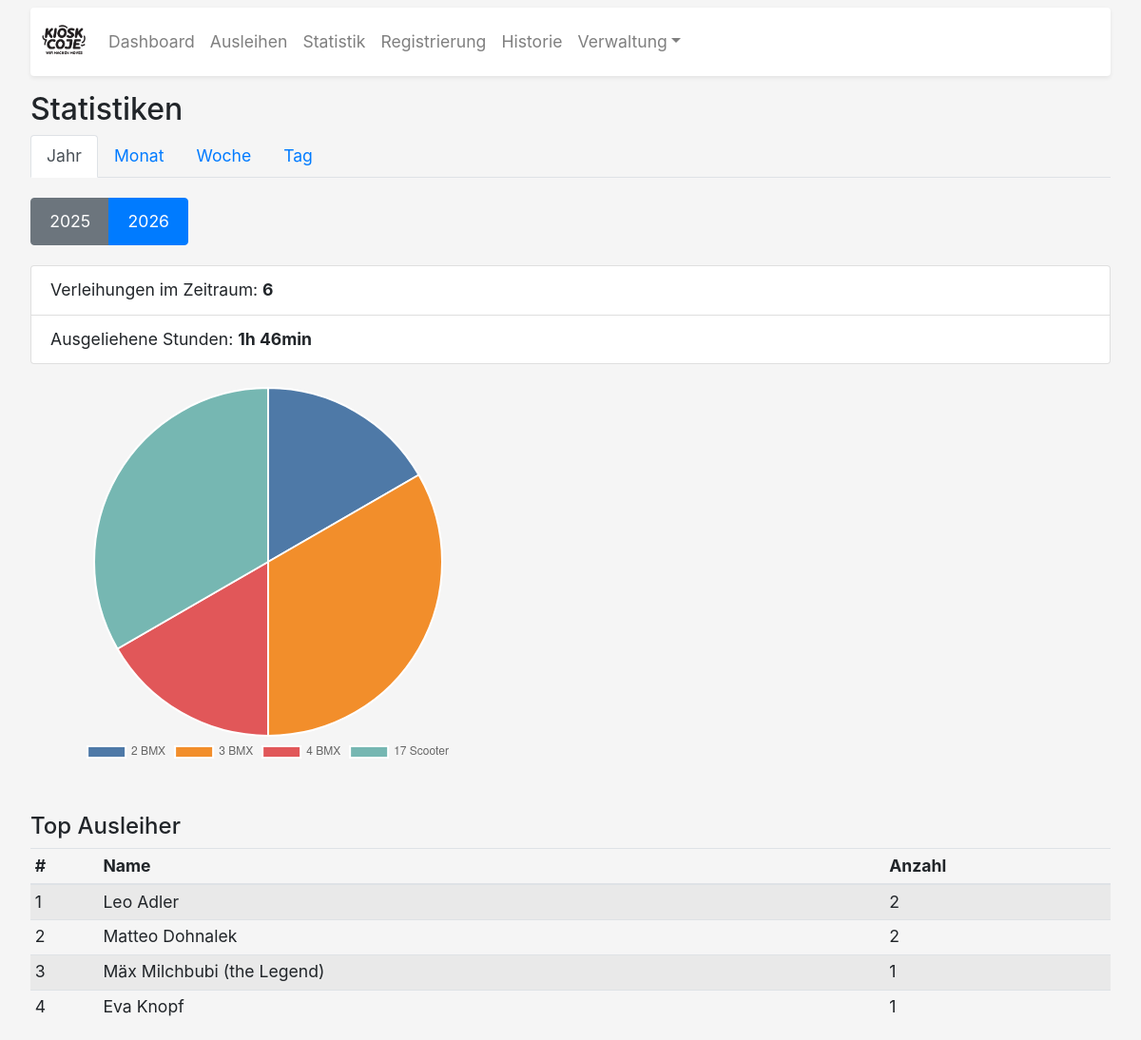
The page /statistik on the database its author committed.
### app.py (models this page shows, shortened)
class Ausleiher(db.Model):
    id = db.Column(db.Integer, primary_key=True)
    first_name = db.Column(db.String(50), nullable=False)
    last_name = db.Column(db.String(50), nullable=False)
    contact = db.Column(db.String(200))
    bemerkung = db.Column(db.Text, default='')
    date_of_birth = db.Column(db.Date, nullable=False)
    agb_accepted = db.Column(db.Boolean, nullable=False)
    liability_accepted = db.Column(db.Boolean, nullable=False)
    signature_data = db.Column(db.Text)
    vertragsdatum = db.Column(db.DateTime(timezone=True), default=lambda: datetime.now(BERLIN))

### app.py (the view)
@app.route('/statistik')
def statistik():
    granularity = request.args.get('granularity', 'year')
    year  = request.args.get('year',  datetime.now(BERLIN).year, type=int)
    month = request.args.get('month', None, type=int)
    week  = request.args.get('week',  None, type=int)
    day   = request.args.get('day',   None)
    if granularity == 'year':
        start = date(year, 1, 1)
        end   = date(year + 1, 1, 1)
    elif granularity == 'month' and month:
        start = date(year, month, 1)
        end   = date(year + 1, 1, 1) if month == 12 else date(year, month + 1, 1)
    elif granularity == 'week' and week:
        iso   = date.fromisocalendar(year, week, 1)
        start = iso
        end   = iso + timedelta(days=7)
    elif granularity == 'day' and day:
        start = datetime.strptime(day, "%Y-%m-%d").date()
        end   = start + timedelta(days=1)
    else:
        start = date(datetime.now(BERLIN).year, 1, 1)
        end   = date(datetime.now(BERLIN).year + 1, 1, 1)
    period_loans = Verleihung.query.filter(
        Verleihung.start_time >= start,
        Verleihung.start_time < end
    )
    total_verleihungen = period_loans.count()
    total_hours = (
        db.session.query(func.sum(Verleihung.actual_duration))
        .filter(
            Verleihung.actual_duration != None,
            Verleihung.start_time >= start,
            Verleihung.start_time < end
        ).scalar() or 0
    )
    data = (
        db.session.query(Objekt.name, func.count(Verleihung.id).label('count'))
        .join(Verleihung, Verleihung.objekt_id == Objekt.id)
        .filter(Verleihung.start_time >= start, Verleihung.start_time < end)
        .group_by(Objekt.id).all()
    )
    labels = [row.name for row in data]
    counts = [row.count for row in data]
    top_users = (
        db.session.query(
            Ausleiher.first_name, Ausleiher.last_name,
            func.count(Verleihung.id).label('loan_count')
        )
        .join(Verleihung, Verleihung.ausleiher_id == Ausleiher.id)
        .filter(Verleihung.start_time >= start, Verleihung.start_time < end)
        .group_by(Ausleiher.id)
        .order_by(func.count(Verleihung.id).desc())
        .limit(10).all()
    )
    years = [y[0] for y in db.session
             .query(func.strftime('%Y', Verleihung.start_time))
             .distinct().order_by(func.strftime('%Y', Verleihung.start_time))
             .all()]
    if not years:
        years = [str(datetime.now(BERLIN).year)]
    if granularity == 'month' and not month:
        month = datetime.now(BERLIN).month
    if granularity == 'week' and not week:
        week = datetime.now(BERLIN).isocalendar()[1]
    if granularity == 'day' and not day:
        day = datetime.now(BERLIN).strftime('%Y-%m-%d')
    return render_template('statistik.html',
                           granularity=granularity, year=year, month=month,
                           week=week, day=day,
                           total_verleihungen=total_verleihungen,
                           total_hours=round(total_hours, 2),
                           labels=labels, counts=counts,
                           top_users=top_users,
                           years=years)

### app.py (called while the page is built)
@app.template_filter('format_duration')
def format_duration_filter(value):
    try:
        decimal_hours = float(value)
    except (TypeError, ValueError):
        return value
    total_minutes = int(round(decimal_hours * 60))
    hours = total_minutes // 60
    minutes = total_minutes % 60
    return f"{hours}h {minutes}min"

@app.context_processor
def inject_now():
    return {'now': lambda: datetime.now(BERLIN)}

### templates/statistik.html (shortened to what this page needs)
{% extends "base.html" %}
{% block content %}
<div class="mt-3">
  <h2>Statistiken</h2>
  <ul class="nav nav-tabs mb-3">
    {% for g, label in [('year','Jahr'),('month','Monat'),('week','Woche'),('day','Tag')] %}
      <li class="nav-item">
        <a class="nav-link {% if granularity==g %}active{% endif %}"
           href="{{ url_for('statistik', granularity=g) }}">{{ label }}</a>
      </li>
    {% endfor %}
  </ul>
  <div class="mb-3">
    {% if granularity == 'year' %}
      <div class="btn-group flex-wrap">
        {% for y in years %}
          <a href="{{ url_for('statistik', granularity='year', year=y) }}"
             class="btn btn-{% if y|int == year %}primary{% else %}secondary{% endif %}">
            {{ y }}
          </a>
        {% endfor %}
      </div>
    {% else %}
      <form method="GET" action="{{ url_for('statistik') }}" class="form-inline">
        <input type="hidden" name="granularity" value="day">
        <input type="date" name="day" class="form-control mr-2" value="{{ day or '' }}">
        <button type="submit" class="btn btn-primary">Anzeigen</button>
      </form>
    {% endif %}
  </div>
  <ul class="list-group mb-4">
    <li class="list-group-item">
      Verleihungen im Zeitraum: <strong>{{ total_verleihungen }}</strong>
    </li>
    <li class="list-group-item">
      Ausgeliehene Stunden: <strong>{{ total_hours | format_duration }}</strong>
    </li>
  </ul>
  {% if labels %}
  <canvas id="pieChart"
          data-labels='{{ labels|tojson|safe }}'
          data-counts='{{ counts|tojson|safe }}'
          style="max-width:500px; max-height:400px;">
  </canvas>
  {% else %}
    <p class="text-muted">Keine Daten für diesen Zeitraum.</p>
  {% endif %}
  <h4 class="mt-5">Top Ausleiher</h4>
  {% if top_users %}
  <table class="table table-sm table-striped">
    <thead>
      <tr><th>#</th><th>Name</th><th>Anzahl</th></tr>
    </thead>
    <tbody>
      {% for u in top_users %}
      <tr>
        <td>{{ loop.index }}</td>
        <td>{{ u.first_name }} {{ u.last_name }}</td>
        <td>{{ u.loan_count }}</td>
      </tr>
      {% endfor %}
    </tbody>
  </table>
  {% else %}
    <p class="text-muted">Keine Daten für diesen Zeitraum.</p>
  {% endif %}
</div>
{% endblock %}
{% block scripts %}
<script>
  document.addEventListener('DOMContentLoaded', () => {
    const canvas = document.getElementById('pieChart');
    if (!canvas) return;
    const labels = JSON.parse(canvas.dataset.labels);
    const data   = JSON.parse(canvas.dataset.counts);
    if (!data.length) return;
    new Chart(canvas.getContext('2d'), {
      type: 'pie',
      data: {
        labels,
        datasets: [{ data, backgroundColor: [
          '#4e79a7','#f28e2b','#e15759','#76b7b2','#59a14f',
          '#edc948','#b07aa1','#ff9da7','#9c755f','#bab0ac'
        ]}]
      },
      options: {
        responsive: true,
        plugins: { legend: { position: 'bottom' } }
      }
    });
  });
</script>
{% endblock %}

### templates/base.html (style rules this page uses)
body { font-size: 1.1rem; background-color: #f5f5f5; }
.btn { font-size: 1.1rem; padding: 0.65rem 1.2rem; margin: 0.35rem 0; }

### rows shown on the page
Ausleiher: first_name "Leo", last_name "Adler", loan_count "2"
Ausleiher: first_name "Matteo", last_name "Dohnalek", loan_count "2"
Ausleiher: first_name "Mäx", last_name "Milchbubi (the Legend)", loan_count "1"
Ausleiher: first_name "Eva", last_name "Knopf", loan_count "1"

### other values the page prints
{{ label }} "Jahr" "Monat" "Woche" "Tag"
{{ y }} "2025" "2026"
{{ total_verleihungen }} "6"
{{ total_hours | format_duration }} "1h 46min"
